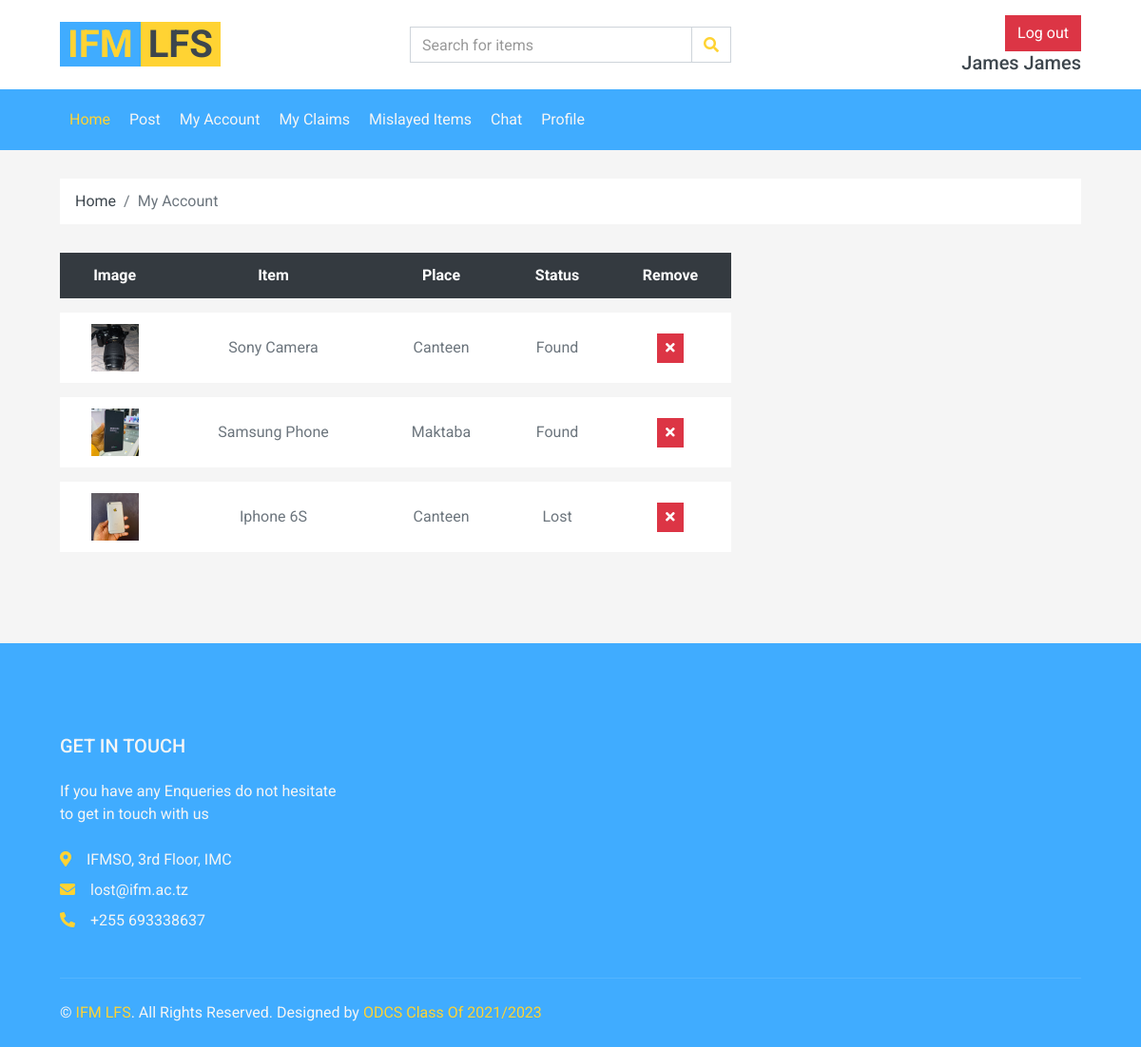
/myaccount.php (signed in), run on the app's committed database.
### tables this page shows
CREATE TABLE `items` (
  `item_id` int(11) NOT NULL AUTO_INCREMENT,
  `item_name` varchar(255) DEFAULT NULL,
  `category` varchar(255) DEFAULT NULL,
  `description` varchar(255) DEFAULT NULL,
  `postedby` int(11) DEFAULT NULL,
  `location_found` varchar(255) DEFAULT NULL,
  `location_lost` varchar(255) DEFAULT NULL,
  `date_found` varchar(255) DEFAULT NULL,
  `date_lost` varchar(255) DEFAULT NULL,
  `owner_name` varchar(255) DEFAULT NULL,
  `owner_contact` varchar(255) DEFAULT NULL,
  `claimed` tinyint(1) DEFAULT 0,
  `foundby` int(11) DEFAULT NULL,
  `type` varchar(255) DEFAULT NULL,
  `claimed_by` int(11) DEFAULT NULL,
  `status` int(11) DEFAULT 0,
  `claimed_date` date DEFAULT NULL,
  `image` varchar(255) DEFAULT NULL,
  PRIMARY KEY (`item_id`),
  KEY `postedby` (`postedby`),
  KEY `claimed_by` (`claimed_by`),
  KEY `foundby` (`foundby`),
  CONSTRAINT `items_ibfk_1` FOREIGN KEY (`postedby`) REFERENCES `users` (`id`),
  CONSTRAINT `items_ibfk_2` FOREIGN KEY (`claimed_by`) REFERENCES `users` (`id`),
  CONSTRAINT `items_ibfk_3` FOREIGN KEY (`foundby`) REFERENCES `users` (`id`)
);

### myaccount.php (the view, shortened to what this page needs)
<!DOCTYPE html>
<html lang="en">
<head>
    <link href="https://cdnjs.cloudflare.com/ajax/libs/font-awesome/5.10.0/css/all.min.css" rel="stylesheet">
    <link href="lib/animate/animate.min.css" rel="stylesheet">
    <link href="lib/owlcarousel/assets/owl.carousel.min.css" rel="stylesheet">
    <link href="css/style.css" rel="stylesheet">
</head>
<body>
    <div class="container-fluid">
        <div class="row align-items-center bg-light py-3 px-xl-5 d-none d-lg-flex">
            <div class="col-lg-4">
                <a href="index.php" class="text-decoration-none">
                    <span class="h1 text-uppercase text-primary bg-dark px-2">IFM</span>
                    <span class="h1 text-uppercase text-dark bg-primary px-2 ml-n1"> LFS</span>
                </a>
            </div>
            <div class="col-lg-4 col-6 text-left">
                <form action="search.php">
                    <div class="input-group">
                        <input name="query" type="text" class="form-control" placeholder="Search for items">
                        <div class="input-group-append">
                            <span class="input-group-text bg-transparent text-primary">
                                <i class="fa fa-search"></i>
                            </span>
                        </div>
                    </div>
                </form>
            </div>
            <div class="col-lg-4 col-6 text-right">
                <?php
                if(isset($_SESSION['username'])){
                    $fname = $_SESSION['first_name'] .' '. $_SESSION['lastname'];
                   echo '<p class="m-0"><a class="btn btn-danger" href="helpers/logout.php">Log out</a></p>
                    <h5 class="m-0">'.$fname.'</h5>';
                }else{
                    echo '<p class="m-0"><a class="btn btn-primary" href="login.php">Login</a></p>
                    <h5 class="m-0">Guest</h5>';
                }
                ?>
            </div>
        </div>
    </div>
    <div class="container-fluid bg-dark mb-30">
        <div class="row px-xl-5">
            <div class="col-lg-9">
                <nav class="navbar navbar-expand-lg bg-dark navbar-dark py-3 py-lg-0 px-0">
                    <div class="collapse navbar-collapse justify-content-between" id="navbarCollapse">
                        <div class="navbar-nav mr-auto py-0">
                            <a href="index.php" class="nav-item nav-link active">Home</a>
                            <a href="post.php" class="nav-item nav-link">Post</a>
                            <a href="myaccount.php" class="nav-item nav-link">My Account</a>
                            <a href="myclaims.php" class="nav-item nav-link">My Claims</a>
                            <a href="mislayed.php" class="nav-item nav-link">Mislayed Items </a>
                            <a href="chat.php" class="nav-item nav-link">Chat </a>
                            <a href="profile.php" class="nav-item nav-link">Profile </a>
                        </div>
                        </div>
                    </div>
            </div>
        </div>
    <div class="container-fluid">
        <div class="row px-xl-5">
            <div class="col-12">
                <nav class="breadcrumb bg-light mb-30">
                    <a class="breadcrumb-item text-dark" href="#">Home</a>
                    <span class="breadcrumb-item active">My Account</span>
                </nav>
            </div>
        </div>
    </div>
    <div class="container-fluid">
        <div class="row px-xl-5">
            <div class="col-lg-8 table-responsive mb-5">
                <table class="table table-light table-borderless table-hover text-center mb-0">
                    <thead class="thead-dark">
                        <tr>
                            <th>Image</th>
                            <th>Item</th>
                            <th>Place</th>
                            <th>Status</th>
                            <th>Remove</th>
                        </tr>
                    </thead>
                    <tbody class="align-middle">
                    <?php
                    include 'helpers/dbcon.inc.php';
                    $uid = $_SESSION['id'];
                    $sql = "SELECT items.*, users.*
                    FROM items
                    INNER JOIN users ON items.postedby = users.id OR items.foundby = users.id WHERE users.id = $uid ORDER BY item_id DESC";
                    $result = $conn->query($sql);
                        while($row = $result->fetch_assoc()){
                            $item = $row['item_name'];
                            $image = $row['image'];
                            $id = $row['item_id'];
                            $place =  $row['location_found'];
                            $type = $row['type'];
                            echo "
                            <tr>
                            <td class='align-middle'><img src='$image' alt='' style='width: 50px;'></td>
                            <td class='align-middle'>$item</td>
                            <td class='align-middle'>$place</td>
                            <td class='align-middle'>$type</td>
                            <td class='align-middle'><a href='helpers/removeitem.php?id=$id'><button class='btn btn-sm btn-danger'><i class='fa fa-times'></i></button></a></td>
                            </tr>";
                        }
                    ?>
                    </tbody>
                </table>
            </div>
        </div>
    </div>
    <div class="container-fluid bg-dark text-secondary mt-5 pt-5">
        <div class="row px-xl-5 pt-5">
            <div class="col-lg-4 col-md-12 mb-5 pr-3 pr-xl-5">
                <h5 class="text-secondary text-uppercase mb-4">Get In Touch</h5>
                <p class="mb-4">If you have any Enqueries do not hesitate to get in touch with us</p>
                <p class="mb-2"><i class="fa fa-map-marker-alt text-primary mr-3"></i>IFMSO, 3rd Floor, IMC</p>
                <p class="mb-2"><i class="fa fa-envelope text-primary mr-3"></i>lost@ifm.ac.tz</p>
                <p class="mb-0"><i class="fa fa-phone-alt text-primary mr-3"></i>+255 693338637</p>
            </div>
        </div>
        <div class="row border-top mx-xl-5 py-4" style="border-color: rgba(256, 256, 256, .1) !important;">
            <div class="col-md-6 px-xl-0">
                <p class="mb-md-0 text-center text-md-left text-secondary">
                    &copy; <a class="text-primary" href="ifm.ac.tz">IFM LFS</a>. All Rights Reserved. Designed
                    by
                    <a class="text-primary" href="https://ifm.ac.tz">ODCS Class Of 2021/2023</a>
                </p>
            </div>
        </div>
    </div>
</body>
</html>

### data on the page
items: image (picture), item_name "Sony Camera", location_found "Canteen", type "Found"
items: image (picture), item_name "Samsung Phone", location_found "Maktaba", type "Found"
items: image (picture), item_name "Iphone 6S", location_found "Canteen", type "Lost"

### other printed values
$fname "James James"
